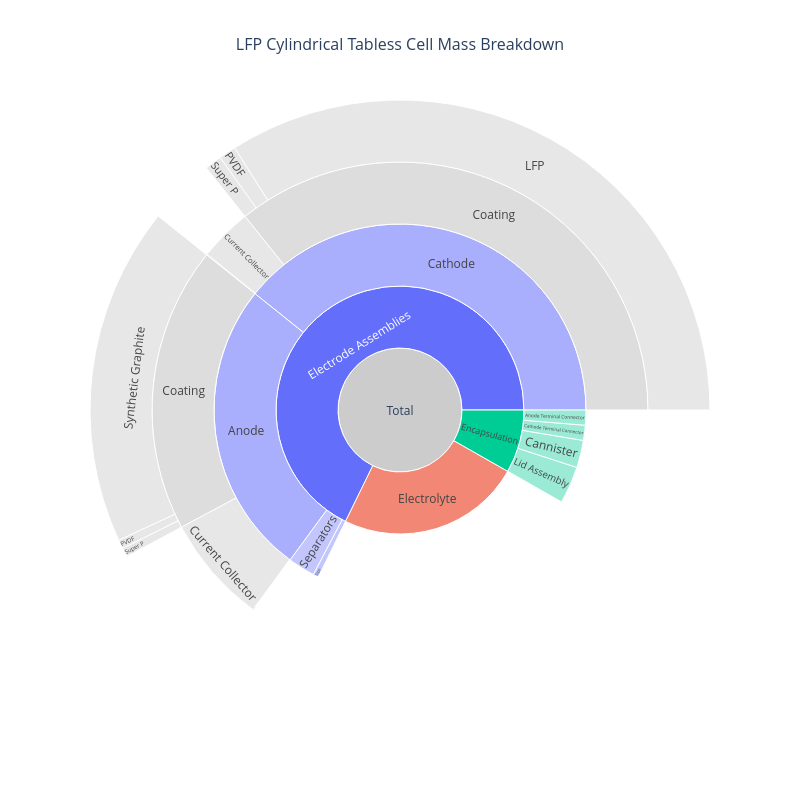

Notebook code for this chart:
### Code cell
cell.plot_mass_breakdown(width=800, height=800)

### Figure 1 — Plotly figure (JSON) as saved in the notebook; plotly's stock layout.template omitted (floating-point values rounded to 4 significant figures)
{"data": [{"branchvalues": "total", "customdata": ["<b>Total</b><br>438.70 g", "<b>Electrode Assemblies</b><br>297.26 g<br>67.8% of total", "<b>Anode</b><br>112.74 g<br>25.7% of total", "<b>Coating</b><br>81.58 g<br>18.6% of total", "<b>Synthetic Graphite</b><br>77.50 g<br>17.7% of total", "<b>PVDF</b><br>2.04 g<br>0.5% of total", "<b>Super P</b><br>2.04 g<br>0.5% of total", "<b>Current Collector</b><br>30.98 g<br>7.1% of total", "<b>Electrical Insulation</b><br>0.18 g<br>0.0% of total", "<b>Cathode</b><br>172.14 g<br>39.2% of total", "<b>Coating</b><br>156.80 g<br>35.7% of total", "<b>LFP</b><br>148.96 g<br>34.0% of total", "<b>PVDF</b><br>3.92 g<br>0.9% of total", "<b>Super P</b><br>3.92 g<br>0.9% of total", "<b>Current Collector</b><br>15.16 g<br>3.5% of total", "<b>Electrical Insulation</b><br>0.18 g<br>0.0% of total", "<b>Separators</b><br>10.31 g<br>2.4% of total", "<b>Tape</b><br>2.07 g<br>0.5% of total", "<b>Electrolyte</b><br>105.31 g<br>24.0% of total", "<b>Encapsulation</b><br>36.13 g<br>8.2% of total", "<b>Cathode Terminal Connector</b><br>5.75 g<br>1.3% of total", "<b>Anode Terminal Connector</b><br>5.75 g<br>1.3% of total", "<b>Lid Assembly</b><br>14.19 g<br>3.2% of total", "<b>Cannister</b><br>10.44 g<br>2.4% of total"], "hovertemplate": "%{customdata}<extra></extra>", "ids": ["Total", "Electrode Assemblies", "Electrode Assemblies/Anode", "Electrode Assemblies/Anode/Coating", "Electrode Assemblies/Anode/Coating/Synthetic Graphite", "Electrode Assemblies/Anode/Coating/PVDF", "Electrode Assemblies/Anode/Coating/Super P", "Electrode Assemblies/Anode/Current Collector", "Electrode Assemblies/Anode/Electrical Insulation", "Electrode Assemblies/Cathode", "Electrode Assemblies/Cathode/Coating", "Electrode Assemblies/Cathode/Coating/LFP", "Electrode Assemblies/Cathode/Coating/PVDF", "Electrode Assemblies/Cathode/Coating/Super P", "Electrode Assemblies/Cathode/Current Collector", "Electrode Assemblies/Cathode/Electrical Insulation", "Electrode Assemblies/Separators", "Electrode Assemblies/Tape", "Electrolyte", "Encapsulation", "Encapsulation/Cathode Terminal Connector", "Encapsulation/Anode Terminal Connector", "Encapsulation/Lid Assembly", "Encapsulation/Cannister"], "labels": ["Total", "Electrode Assemblies", "Anode", "Coating", "Synthetic Graphite", "PVDF", "Super P", "Current Collector", "Electrical Insulation", "Cathode", "Coating", "LFP", "PVDF", "Super P", "Current Collector", "Electrical Insulation", "Separators", "Tape", "Electrolyte", "Encapsulation", "Cathode Terminal Connector", "Anode Terminal Connector", "Lid Assembly", "Cannister"], "marker": {"colors": ["#CCCCCC", "#636EFA", "#a9affc", "#DDDDDD", "#DDDDDD", "#DDDDDD", "#DDDDDD", "#DDDDDD", "#DDDDDD", "#a9affc", "#DDDDDD", "#DDDDDD", "#DDDDDD", "#DDDDDD", "#DDDDDD", "#DDDDDD", "#a9affc", "#a9affc", "#EF553B", "#00CC96", "#72e2c5", "#72e2c5", "#72e2c5", "#72e2c5"]}, "parents": ["", "Total", "Electrode Assemblies", "Electrode Assemblies/Anode", "Electrode Assemblies/Anode/Coating", "Electrode Assemblies/Anode/Coating", "Electrode Assemblies/Anode/Coating", "Electrode Assemblies/Anode", "Electrode Assemblies/Anode", "Electrode Assemblies", "Electrode Assemblies/Cathode", "Electrode Assemblies/Cathode/Coating", "Electrode Assemblies/Cathode/Coating", "Electrode Assemblies/Cathode/Coating", "Electrode Assemblies/Cathode", "Electrode Assemblies/Cathode", "Electrode Assemblies", "Electrode Assemblies", "Total", "Total", "Encapsulation", "Encapsulation", "Encapsulation", "Encapsulation"], "type": "sunburst", "values": [438.7, 297.3, 112.7, 81.58, 77.5, 2.04, 2.04, 30.98, 0.18, 172.1, 156.8, 149.0, 3.92, 3.92, 15.16, 0.18, 10.31, 2.07, 105.3, 36.13, 5.75, 5.75, 14.19, 10.44]}], "layout": {"font": {"size": 12}, "height": 800, "title": {"font": {"size": 16}, "text": "LFP Cylindrical Tabless Cell Mass Breakdown", "x": 0.5}, "width": 800}}
